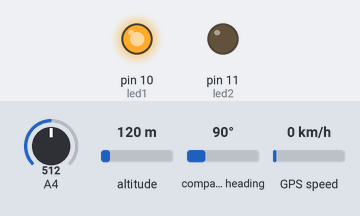
A sketch run on a simulated Arduino Uno, built with avr-gcc and run on an emulated ATmega328P. On the bench: output pins drawn as LEDs (lit = HIGH). The inputs (shaded band) are chosen by the test bench; at power-on: A4 = 512, altitude 120 m, compass heading 90°, GPS speed 0 km/h. The GPS gets a fix after 3 s at 37.7749, -122.4194 with 8 satellites; the modem accepts every AT command (registered, SIM ready, sends succeed) and sends nothing else; what the sketch prints to the serial monitor is not drawn.

Above: at 0.2 s.
Timing chart, 0 to 1.7 s (numbered marks = the images above):
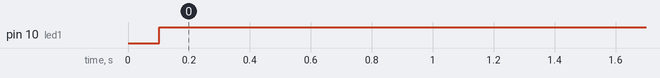

Measured:
- by itself, pin 10 (led1): LOW → HIGH at 0.10 s

The sketch:

think_speak_gsm.ino
```cpp
#include <SoftwareSerial.h>
#include <TinyGPS++.h>

SoftwareSerial mySerial(2, 3);

static const int RXPin = 4, TXPin = 5;
static const uint32_t GPSBaud = 9600;
TinyGPSPlus gps;
SoftwareSerial ss(RXPin, TXPin);

int led1 =  10;
int led2 =  11;
int MyValue1, MyValue2;
unsigned long int avgValue;  //Store the average value of the sensor feedback
float b;
int buf[10],temp;
float phValue;
void setup() {
 mySerial.begin(9600);
 ss.begin(GPSBaud);
 Serial.begin(9600);
 pinMode(led1, OUTPUT);
  pinMode(led2, OUTPUT);
}

void loop() {
  DO_PH();
Connect2Server();       // Establishing connection
Field1(phValue);       // Uploading to field 1 of Thingspeak
EndConnection();        // Terminating connection

Connect2Server();       // Establishing connection
Field2(gps.location.lat());
EndConnection();        // Terminating connection


Connect2Server();       // Establishing connection
Field3(gps.location.lng());
EndConnection();        // Terminating connection

  printFloat(gps.location.lat(), gps.location.isValid(), 11, 6);
  printFloat(gps.location.lng(), gps.location.isValid(), 12, 6);
  smartDelay(1000);

/*Connect2Server();
Field2(MyValue2);     // Uploading to field 2 of Thingspeak
EndConnection(); */

}

static void smartDelay(unsigned long ms)
{
  unsigned long start = millis();
  do
  {
    while (ss.available())
      gps.encode(ss.read());
  } while (millis() - start < ms);
}

static void printFloat(float val, bool valid, int len, int prec)
{
  if (!valid)
  {
    while (len-- > 1)
      Serial.print('*');
    Serial.print(' ');
  }
  else
  {
    Serial.print(val, prec);
    int vi = abs((int)val);
    int flen = prec + (val < 0.0 ? 2 : 1); // . and -
    flen += vi >= 1000 ? 4 : vi >= 100 ? 3 : vi >= 10 ? 2 : 1;
    for (int i=flen; i<len; ++i)
      Serial.print(' ');
  }
  smartDelay(0);
}

void Connect2Server()
{
  mySerial.println("AT");
  delay(200);

  mySerial.println("AT+CPIN?");
  delay(200);

  mySerial.println("AT+CREG?");
  delay(200);

  mySerial.println("AT+CGATT?");
  delay(200);

  mySerial.println("AT+CIPSHUT");
  delay(200);

  mySerial.println("AT+CIPSTATUS");
  delay(1000);

  mySerial.println("AT+CIPMUX=0");
  delay(1000);

  ShowSerialData();

  mySerial.println("AT+CSTT=\"internet\"");//start task and setting the APN,
  delay(200);

  ShowSerialData();

  mySerial.println("AT+CIICR");//bring up wireless connection
  delay(2000);

  ShowSerialData();

  mySerial.println("AT+CIFSR");//get local IP adress
  delay(2000);

  ShowSerialData();

  mySerial.println("AT+CIPSPRT=0");
  delay(1000);

  ShowSerialData();

  mySerial.println("AT+CIPSTART=\"TCP\",\"api.thingspeak.com\",\"80\"");//start up the connection
  delay(2000);

  ShowSerialData();

  mySerial.println("AT+CIPSEND");//begin send data to remote server
  delay(2000);
  ShowSerialData();
}

void Field1(float data) {
  String str = "GET http://api.thingspeak.com/update?api_key=BOI36T6ZEB427OG7&field1=" + String (data);
  mySerial.println(str);//begin send data to remote server

  delay(2000);
  ShowSerialData();
  mySerial.println((char)26);//sending
  delay(4000);//waitting for reply, important! the time is base on the condition of internet
  mySerial.println();

  ShowSerialData();

}

void Field2(float data) {
  String str = "GET http://api.thingspeak.com/update?api_key=BOI36T6ZEB427OG7&field2=" + String (data);
  mySerial.println(str);//begin send data to remote server

  delay(2000);
  ShowSerialData();
  mySerial.println((char)26);//sending
  delay(4000);//waitting for reply, important! the time is base on the condition of internet
  mySerial.println();

  ShowSerialData();

}


void Field3(float data) {
  String str = "GET http://api.thingspeak.com/update?api_key=BOI36T6ZEB427OG7&field3=" + String (data);
  mySerial.println(str);//begin send data to remote server

  delay(2000);
  ShowSerialData();
  mySerial.println((char)26);//sending
  delay(4000);//waitting for reply, important! the time is base on the condition of internet
  mySerial.println();

  ShowSerialData();

}


void EndConnection() {
  mySerial.println("AT+CIPSHUT");//close the connection
  delay(100);
  ShowSerialData();

}

void ShowSerialData()
{
  while(mySerial.available()!=0)
    Serial.write(mySerial.read());
}
void DO_PH(void)
{
  for(int i=0;i<10;i++)       //Get 10 sample value from the sensor for smooth the value
  {
    buf[i]=analogRead(A4);
    delay(10);
  }
  for(int i=0;i<9;i++)        //sort the analog from small to large
  {
    for(int j=i+1;j<10;j++)
    {
      if(buf[i]>buf[j])
      {
        temp=buf[i];
        buf[i]=buf[j];
        buf[j]=temp;
      }
    }
  }
  avgValue=0;
  for(int i=2;i<8;i++)                      //take the average value of 6 center sample
    avgValue+=buf[i];
  phValue=(float)avgValue*5.0/1024/6; //convert the analog into millivolt
  phValue=3.5*phValue;                      //convert the millivolt into pH value
  Serial.println(phValue);
if(phValue < 5.7)
{
  phValue = phValue -1;
}
else if(phValue > 6.8)
{
  phValue = phValue + 2;
}
else
{
  phValue = phValue + 1;
}

  if(phValue<6)
  {
    digitalWrite(led1, LOW);
    digitalWrite(led2, HIGH);
  }
  else if((phValue > 6)&&(phValue < 8))
  {
    digitalWrite(led1, LOW);
    digitalWrite(led2, LOW);
  }
  else
  {
    digitalWrite(led1, HIGH);
    digitalWrite(led2, LOW);
  }
}
```
